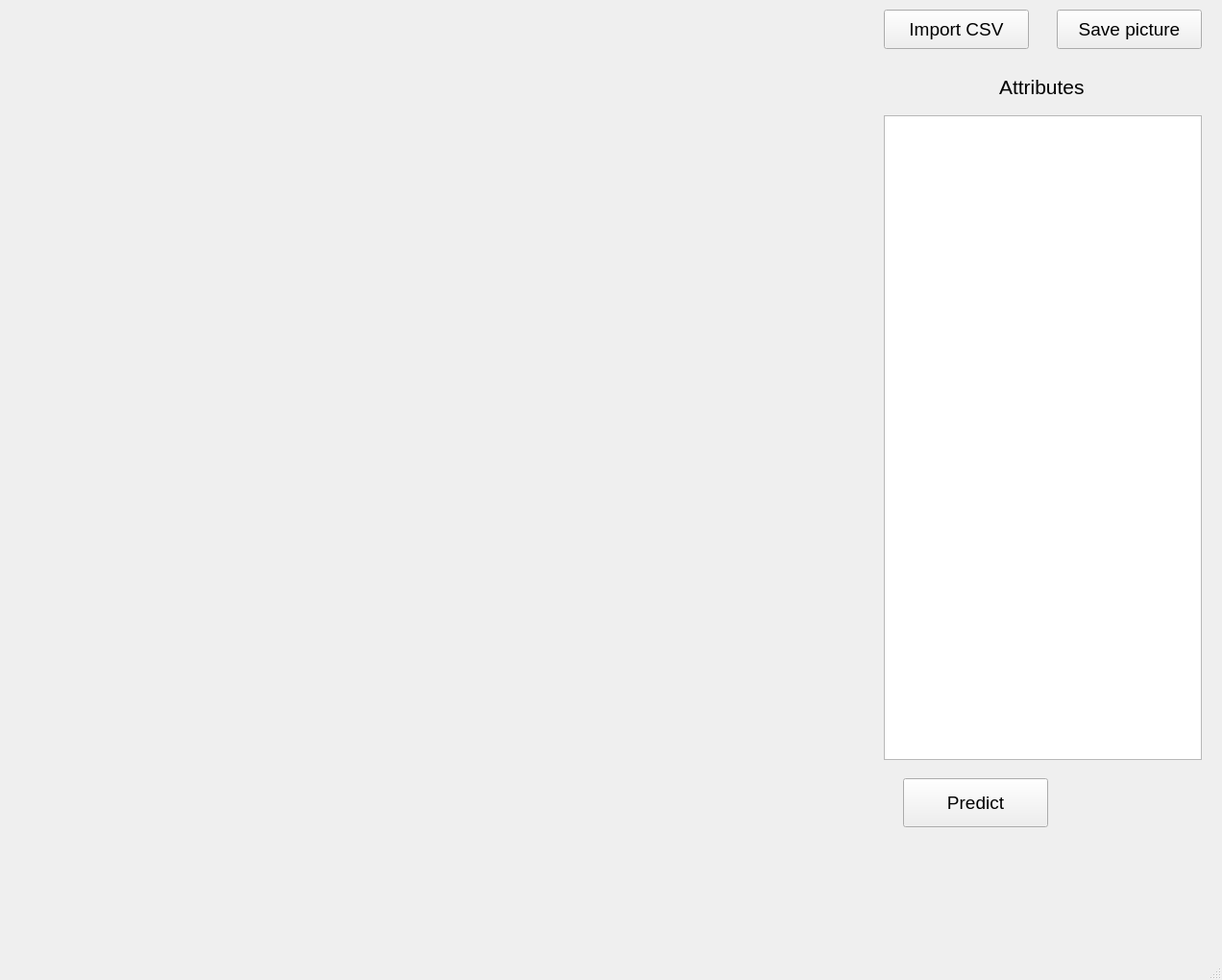
<?xml version="1.0" encoding="UTF-8"?>
<ui version="4.0">
 <class>MainWindow</class>
 <widget class="QMainWindow" name="MainWindow">
  <property name="enabled">
   <bool>true</bool>
  </property>
  <property name="geometry">
   <rect>
    <x>0</x>
    <y>0</y>
    <width>1272</width>
    <height>1020</height>
   </rect>
  </property>
  <property name="windowTitle">
   <string>MainWindow</string>
  </property>
  <widget class="QWidget" name="centralwidget">
   <widget class="QPushButton" name="pushButton">
    <property name="geometry">
     <rect>
      <x>920</x>
      <y>10</y>
      <width>151</width>
      <height>41</height>
     </rect>
    </property>
    <property name="font">
     <font>
      <pointsize>14</pointsize>
     </font>
    </property>
    <property name="text">
     <string>Import CSV</string>
    </property>
   </widget>
   <widget class="QPushButton" name="pushButton_2">
    <property name="geometry">
     <rect>
      <x>1100</x>
      <y>10</y>
      <width>151</width>
      <height>41</height>
     </rect>
    </property>
    <property name="font">
     <font>
      <pointsize>14</pointsize>
     </font>
    </property>
    <property name="text">
     <string>Save picture</string>
    </property>
   </widget>
   <widget class="QListWidget" name="listWidget">
    <property name="geometry">
     <rect>
      <x>920</x>
      <y>120</y>
      <width>331</width>
      <height>671</height>
     </rect>
    </property>
    <property name="autoFillBackground">
     <bool>false</bool>
    </property>
   </widget>
   <widget class="QLabel" name="label">
    <property name="enabled">
     <bool>true</bool>
    </property>
    <property name="geometry">
     <rect>
      <x>1040</x>
      <y>80</y>
      <width>101</width>
      <height>21</height>
     </rect>
    </property>
    <property name="font">
     <font>
      <pointsize>16</pointsize>
     </font>
    </property>
    <property name="text">
     <string>Attributes</string>
    </property>
   </widget>
   <widget class="QPushButton" name="pushButton_3">
    <property name="geometry">
     <rect>
      <x>940</x>
      <y>810</y>
      <width>151</width>
      <height>51</height>
     </rect>
    </property>
    <property name="font">
     <font>
      <pointsize>14</pointsize>
     </font>
    </property>
    <property name="text">
     <string>Predict</string>
    </property>
   </widget>
   <widget class="QLabel" name="label_2">
    <property name="enabled">
     <bool>true</bool>
    </property>
    <property name="geometry">
     <rect>
      <x>1130</x>
      <y>810</y>
      <width>91</width>
      <height>51</height>
     </rect>
    </property>
    <property name="font">
     <font>
      <pointsize>14</pointsize>
     </font>
    </property>
    <property name="text">
     <string/>
    </property>
   </widget>
  </widget>
  <widget class="QMenuBar" name="menubar">
   <property name="geometry">
    <rect>
     <x>0</x>
     <y>0</y>
     <width>1272</width>
     <height>21</height>
    </rect>
   </property>
  </widget>
  <widget class="QStatusBar" name="statusbar"/>
 </widget>
 <resources/>
 <connections/>
</ui>
